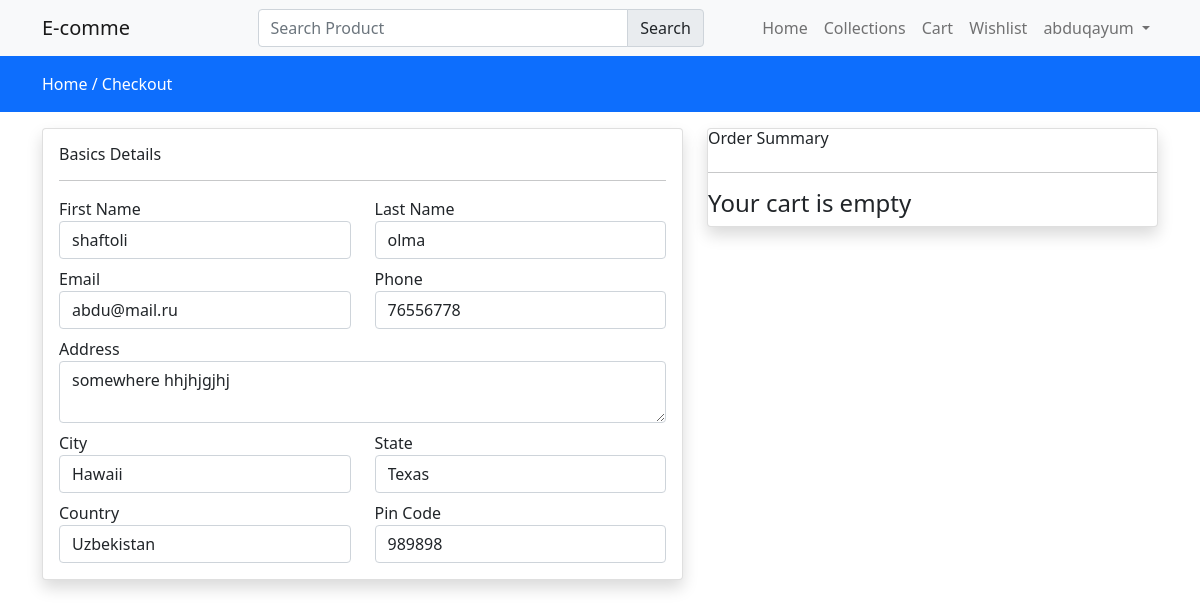
The app's page /checkout (signed in), older data.
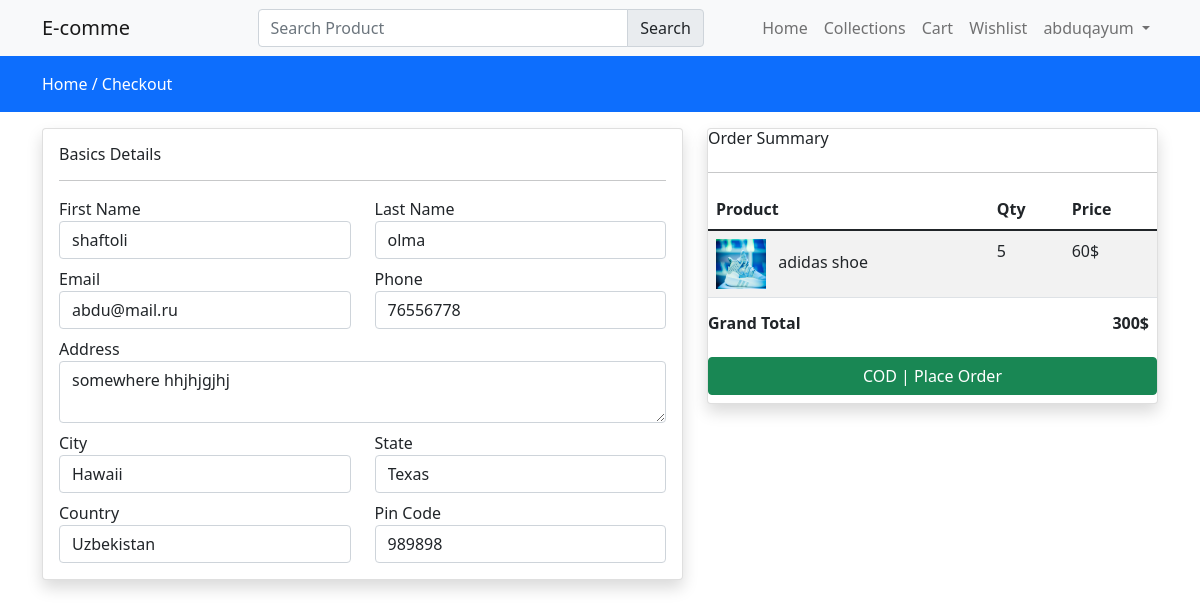
The same page, newer data.
### store/models.py (models this page shows, shortened)
class Card(models.Model):
    user = models.ForeignKey(User, on_delete=models.CASCADE)
    product = models.ForeignKey(Product, on_delete=models.CASCADE)
    product_qty = models.IntegerField(null=False, blank=False)
    created_at = models.DateTimeField(auto_now_add=True)

class Product(models.Model):
    category = models.ForeignKey(Category, on_delete=models.CASCADE)
    slug = models.CharField(max_length=150, blank=False, null=False)
    name = models.CharField(max_length=150, blank=False, null=False)
    product_image= models.ImageField(upload_to="images", blank=False, null=False)
    small_description = models.CharField(max_length=250, blank=False, null=False)
    quantity = models.IntegerField(null=False, blank=False)
    description = models.TextField(blank=False, null=False)
    orginal_price = models.FloatField(blank=False, null=False)
    selling_price = models.FloatField(blank=False, null=False)
    status = models.BooleanField(default=False, help_text="0=default, 1=hidden")
    trending = models.BooleanField(default=False, help_text="0=default, 1=trending")
    tag = models.CharField(max_length=100, null=False, blank=False)
    meta_title = models.CharField(max_length=150, null=False, blank=False)
    meta_keywords = models.CharField(max_length=150, null=False, blank=False)
    meta_description = models.TextField(null=False, blank=False)
    created_at = models.DateTimeField(auto_now_add=True)

### store/controller/checkout.py (the view)
# urls.py: path("checkout", checkout.index, name="checkout"),
@login_required(login_url="login")
def index(request):
    rawcart = Card.objects.filter(user=request.user)
    for item in rawcart:
        if item.product_qty > item.product.quantity:
            Card.objects.delete(id=item.id)
    cartitems = Card.objects.filter(user=request.user)
    total_price = 0
    for item in cartitems:
        total_price = total_price + item.product.selling_price * item.product_qty
    userprofile = Profile.objects.filter(user=request.user).first()
    data = {
        "cartitems": cartitems,
        "total_price": total_price,
        "userprofile": userprofile
    }
    return render(request, "store/checkout.html", data)

### store/templates/store/checkout.html (shortened to what the changed rows need)
{% extends 'store/layouts/main.html' %}
{% block content %}
<div class="container mt-3">
    <form action="{% url 'placeorder' %}" method="POST">
        <div class="row">
            <div class="col-md-5">
                <div class="card shadow">
                    <h6>Order Summary</h6>
                    <hr>
                    {% if cartitems %}
                        <table class="table table-striped table-bordereds">
                            <thead>
                                <tr>
                                    <th>Product</th>
                                    <th>Qty</th>
                                    <th>Price</th>
                                </tr>
                            </thead>
                            <tbody>
                                {% for item in cartitems %}
                                    <tr>
                                        <td>
                                            <img src="{{ item.product.product_image.url }}" class="me-2" height="50px" width="50px" alt="product image">
                                            {{ item.product.name }}
                                        </td>
                                        <td>{{ item.product_qty }}</td>
                                        <td>{{ item.product.selling_price|stringformat:'d' }}$</td>
                                    </tr>
                                {% endfor %}
                            </tbody>
                        </table>
                        <h6 class="fw-bold me-2 ">Grand Total
                            <span class="float-end">{{ total_price|stringformat:'d' }}$</span>
                        </h6>
                        <div class="mt-3">
                            <h6>
                                <button type="submit" class="btn btn-success w-100">COD | Place Order</button>
                            </h6>
                        </div>
                    {% else %}
                        <h4>Your cart is empty</h4>
                    {% endif %}
                </div>
            </div>
        </div>
    </form>
</div>
{% endblock content %}

Row changes from the older to the newer data that the page shows:
added Card: product.product_image (picture), product.name "adidas shoe", product_qty "5", product.selling_price "60"
Text that changed along with them:
{{ total_price|stringformat:'d' }}: (not shown) → "300"
text no longer shown: "Your cart is empty"
text now shown: "Product Qty Price Grand Total $ COD | Place Order"
